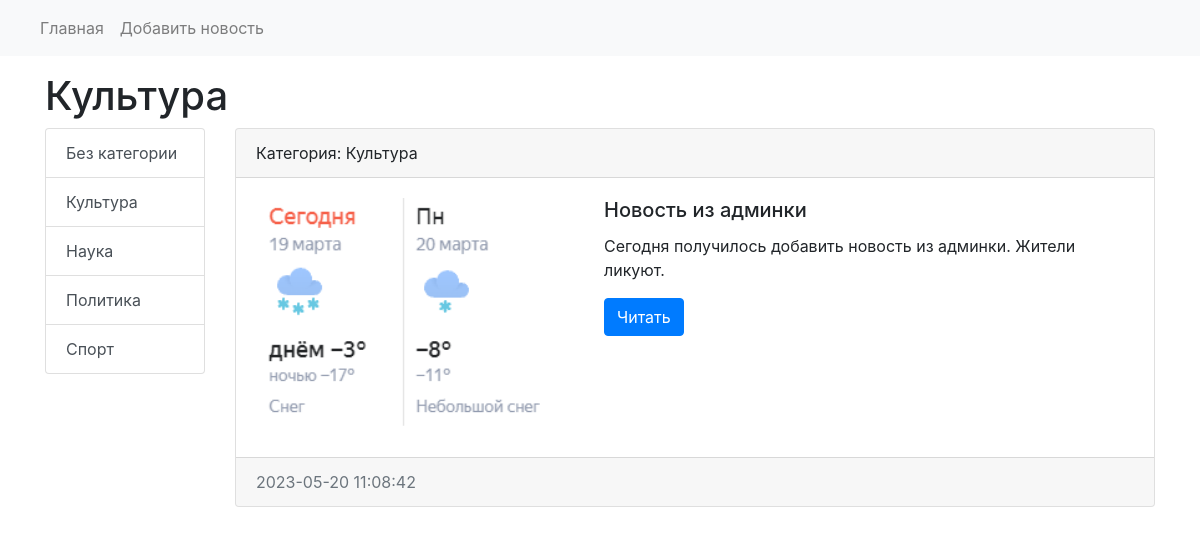
Page /category/1/ on the committed database.
### news/models.py (models this page shows, shortened)
class Category(models.Model):
    title = models.CharField(max_length=150, db_index=True, verbose_name='Наименование категории')
    class Meta:
        verbose_name = 'Категория'
        verbose_name_plural = 'Категории'
        ordering = ['title']
    def __str__(self):
        return self.title

class News(models.Model):
    title = models.CharField(max_length=150, verbose_name='Наименование')
    content = models.TextField(blank=True, verbose_name='Контент')
    created_at = models.DateTimeField(auto_now_add=True, verbose_name='Дата создания')
    updated_at = models.DateTimeField(auto_now=True, verbose_name='Обновлено')
    photo = models.ImageField(upload_to='photos/%Y/%m/%d/', verbose_name='Фото', blank=True)
    is_published = models.BooleanField(default=True, verbose_name='Опубликовано')
    category = models.ForeignKey('Category', on_delete=models.PROTECT, verbose_name='Категория', null=True)
    class Meta:
        verbose_name = 'Новость'
        verbose_name_plural = 'Новости'
        ordering = ['-created_at', 'title']

### news/views.py (the view)
# urls.py: path('category/<int:category_id>/', get_category),
def get_category(request, category_id):
    news = News.objects.filter(category_id=category_id)
    categories = Category.objects.all()
    category = Category.objects.get(id=category_id)
    context = {
        'news': news,
        'categories': categories,
        'category': category,
    }
    return render(request, 'news/category.html', context)

### news/templates/news/category.html (shortened to what this page needs)
<!doctype html>
<html lang="en">
<head>
    <link rel="stylesheet" href="https://stackpath.bootstrapcdn.com/bootstrap/4.4.1/css/bootstrap.min.css"
>
</head>
<body>
<nav class="navbar navbar-expand-lg navbar-light bg-light">
    <div class="collapse navbar-collapse" id="navbarSupportedContent">
        <ul class="navbar-nav mr-auto">
            <li class="nav-item"><a class="nav-link" href="/">Главная</a></li>
            <li class="nav-item"><a class="nav-link" href="/">Добавить новость</a></li>
        </ul>
    </div>
</nav>
<div class="container mt-3">
    <h1>{{ category.title }}</h1>
    <div class="row">
        <div class="col-md-2">
            <div class="list-group">
                {% for item in categories %}
                <a href="/category/{{ item.pk }}" class="list-group-item list-group-item-action">{{ item.title }}</a>
                {% endfor %}
            </div>
        </div>
        <div class="col-md-10">
            {% for item in news %}
            {% if item.is_published %}
            <div class="card mb-3">
                <div class="card-header">
                    Категория: {{ item.category }}
                </div>
                <div class="card-body">
                    <div class="media">
                        {% if item.photo %}
                        <img src="{{ item.photo.url }}" alt="" width="300" class="mr-5">
                        {% else %}
                        <img src="https://placekitten.com/640/360" width="300" class="mr-5">
                        {% endif %}
                        <div class="media-body">
                            <h5 class="card-title">{{ item.title }}</h5>
                            <p class="card-text">{{ item.content }}</p>
                            <a href="#" class="btn btn-primary">Читать</a>
                        </div>
                    </div>
                </div>
                <div class="card-footer text-muted">
                    {{ item.created_at|date:"Y-m-d H:i:s" }}
                </div>
            </div>
            {% endif %}
            {% endfor %}
        </div>
    </div>
</div>
</body>
</html>

### rows in the picture
Category: title "Культура"
Category: title "Без категории"
Category: title "Наука"
Category: title "Политика"
Category: title "Спорт"
News: category "Культура", photo (picture), title "Новость из админки", content "Сегодня получилось добавить новость из админки. Жители ликуют.", created_at "2023-05-20 11:08:42"
